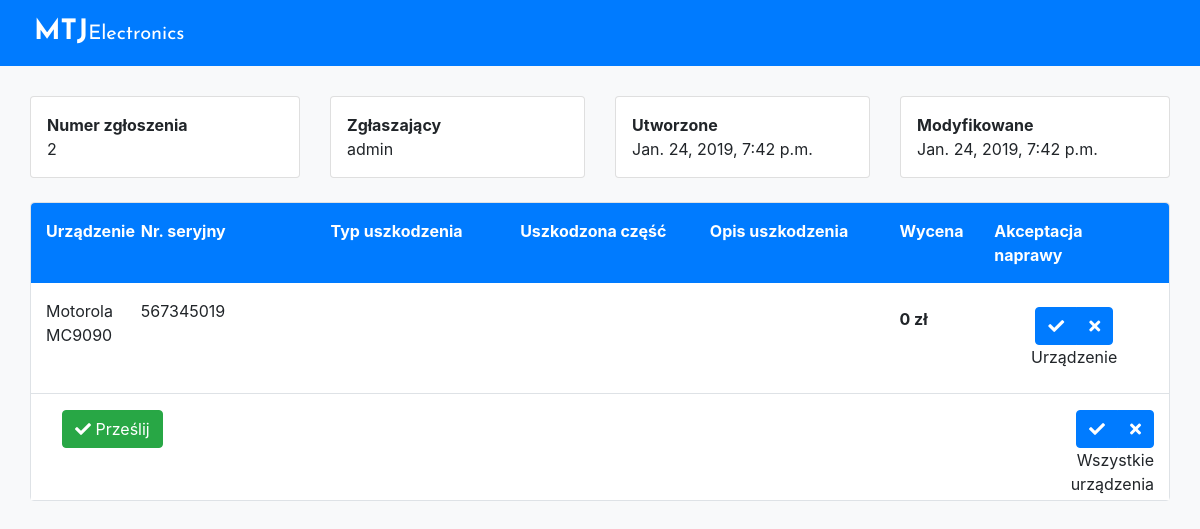
The app's page /tickets/2/ with its own data.
### ticketlist/models.py (models this page shows, shortened)
class Ticket(models.Model):
    status = models.ForeignKey(Status, on_delete=models.CASCADE, default=1)
    data_utworzenia = models.DateTimeField(auto_now_add=True)
    data_ostatniej_modyfikacji = models.DateTimeField(auto_now=True)
    uzytkownik = models.CharField(max_length=254, default=0)
    firma = models.CharField(max_length=254)

class Device(models.Model):
    ticket = models.ForeignKey(Ticket, on_delete=models.CASCADE)
    model = models.ForeignKey(Devicemodel, on_delete=models.CASCADE)
    serialnumber = models.CharField(max_length=254)

class Devicemodel(models.Model):
    modelname = models.CharField(max_length=254)
    def __str__(self):
        return self.modelname

### ticketlist/views.py (the view, shortened to what this page needs)
# urls.py: path('<int:ticket_id>/', views.ticketdetails, name='ticket-detail'),
def ticketdetails(request, ticket_id):
    ticket_dtls = Ticket.objects.filter(id=ticket_id)
    one_ticket_dict = {'ticket':ticket_dtls}
    devices_to_tckt = Device.objects.filter(ticket=ticket_id).order_by('serialnumber')
    one_ticket_dict['device'] = devices_to_tckt
    damage_to_ticket = Devicedamage.objects.prefetch_related('damagedpart', 'device').order_by('damagedpart__damagetype')
    one_ticket_dict['damage'] = damage_to_ticket
    form = AddDevice()
    one_ticket_dict['deviceform'] = form
    damageform = AddDamage()
    one_ticket_dict['damageform'] = damageform
    return render(request,'ticketlist/detail.html',context=one_ticket_dict)

### templates/ticketlist/detail.html (shortened to what this page needs)
{% extends 'base.html' %}
{% block content %}
  {% if ticket %}
    {% for tick in ticket %}
      <div class="row pt-5 pb-4">
        <div class="col-lg-3 pl-0">
          <div class="card p-3">
            <font class="font-weight-bold ">Numer zgłoszenia </font>{{ tick.id }}
          </div>
        </div>
        <div class="col-lg-3">
          <div class="card p-3">
            <font class="font-weight-bold">Zgłaszający</font>{{ tick.uzytkownik }}
          </div>
        </div>
        <div class="col-lg-3">
          <div class="card p-3">
            <font class="font-weight-bold">Utworzone </font>{{ tick.data_utworzenia }}
          </div>
        </div>
        <div class="col-lg-3 pr-0">
          <div class="card p-3">
            <font class="font-weight-bold">Modyfikowane </font>{{ tick.data_ostatniej_modyfikacji }}
          </div>
        </div>
      </div>
    {% endfor %}
    {% if device %}
    <div class="row border rounded mb-5">
      <div class="col-lg-12">
        <div class="row text-white font-weight-bold rounded-top bg-primary pt-3 pb-3">
          <div class="col-lg-1">Urządzenie</div>
          <div class="col-lg-2">Nr. seryjny</div>
          <div class="col-lg-2">Typ uszkodzenia</div>
          <div class="col-lg-2">Uszkodzona część</div>
          <div class="col-lg-2">Opis uszkodzenia</div>
          <div class="col-lg-1">Wycena</div>
          <div class="col-lg-2">Akceptacja naprawy</div>
        </div>
        <div class="row bg-white">
      {% for dev in device %}
          <div class="col-lg-12 border-bottom">
            <div class="row pt-3 pb-3" style="margin-bottom: -5rem;">
              <div class="col-lg-1">
                {{ dev.model }}
              </div>
              <div class="col-lg-2">
                {{ dev.serialnumber }}
              </div>
              {% if damage %}
                </div>
                <div class="row">
                  <div class="col-lg-9">
                  </div>
                  <div class="col-lg-1 pt-4 pb-4 font-weight-bold">
                     zł
                  </div>
                  <div class="col-lg-2 pt-4 pb-4 text-center">
                    <div class="btn-group btn-group-toggle" data-toggle="buttons">
                      <label class="btn btn-primary">
                        <input type="radio" name="options" id="option2" autocomplete="off"><i class="fas fa-check"> </i>
                      </label>
                      <label class="btn btn-primary">
                        <input type="radio" name="options" id="option4" autocomplete="off"><i class="fas fa-times"> </i>
                      </label>
                    </div>
                    <br>Urządzenie<br>
                  </div>
                </div>
          {% endif %}
        </div>
      {% endfor %}
        </div>
        <div class="row text-left bg-white pb-1">
          <div class="col-lg-10 pt-3">
            <button class="btn btn-success ml-3" alt="Zatwierdź"><i class="fas fa-check"> </i>  Prześlij</button>
          </div>
          <div class="col-lg-2 pt-3 text-right">
            <div class="btn-group btn-group-toggle" data-toggle="buttons">
              <label class="btn btn-primary">
                <input type="radio" name="options" id="option2" autocomplete="off"><i class="fas fa-check"> </i>
              </label>
              <label class="btn btn-primary">
                <input type="radio" name="options" id="option4" autocomplete="off"><i class="fas fa-times"> </i>
              </label>
            </div>
            <br>Wszystkie urządzenia<br>
          </div>
        </div>
      </div>
      </div>
    {% endif %}
  {% else %}
    <p>Brak takiego zgłoszenia</p>
  {% endif %}
{% endblock %}

### records on screen
Ticket: id "2", uzytkownik "admin", data_utworzenia "Jan. 24, 2019, 7:42 p.m.", data_ostatniej_modyfikacji "Jan. 24, 2019, 7:42 p.m."
Device: model "Motorola MC9090", serialnumber "567345019"
